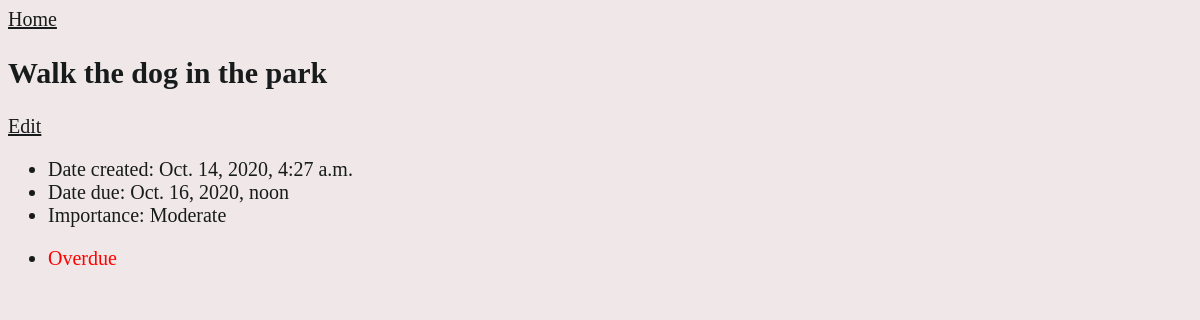
Screenshot of /todo/3/ with the database file from the repository.
### todo/models.py (models this page shows, shortened)
class Task(models.Model):
  task_text = models.CharField(max_length=200)
  creation_date = models.DateTimeField('date created')
  due_date = models.DateTimeField('date[when] due')
  importance = models.CharField(max_length=20)
  user = models.ForeignKey(User, on_delete = models.CASCADE, blank = True, null = True)
  def is_due(self):
    d = datetime.datetime.now()
    timezone = pytz.timezone("Africa/Lagos")
    d_aware = timezone.localize(d)
    return self.due_date <= d_aware

### todo/views.py (the view)
# urls.py: path('<int:pk>/', views.DetailView.as_view(), name='details'),
class DetailView(generic.DetailView):
  model = Task
  template_name = 'todo/details.html'

### todo/templates/todo/details.html (shortened to what this page needs)
{% load static %}
<html>
  <head>
    <link rel="stylesheet" href="{% static 'css/styles.css' %}">
  </head>
  <body>
    {% if task %}
      <a href="{% url 'todo:index' %}">Home</a>
      <h2>{{task.task_text}}</h2>
      <a href="{% url 'todo:edit' task.id%} ">Edit</a>
      <div>
        <ul>
          <li>Date created: {{task.creation_date}}</li>
          <li>Date due: {{task.due_date}}</li>
          <li>Importance: {{task.importance}}</li>
          <li>
            {% if task.is_due %}
              <p style="color: red">Overdue</p>
            {% else %}
              <p style="color: green">Not yet due</p>
            {% endif %}
          </li>
        </ul>
      </div>
    {% endif %}
  </body>
</html>

### todo/static/css/styles.css (style rules this page uses)
a { font-size: 20px; color: rgb(24, 27, 27); }
body { background-color: rgb(240, 232, 232); font-size: 20px; color: rgb(24, 27, 27); }

### rows the page displays
Task: task_text "Walk the dog in the park", creation_date "Oct. 14, 2020, 4:27 a.m.", due_date "Oct. 16, 2020, noon", importance "Moderate"
